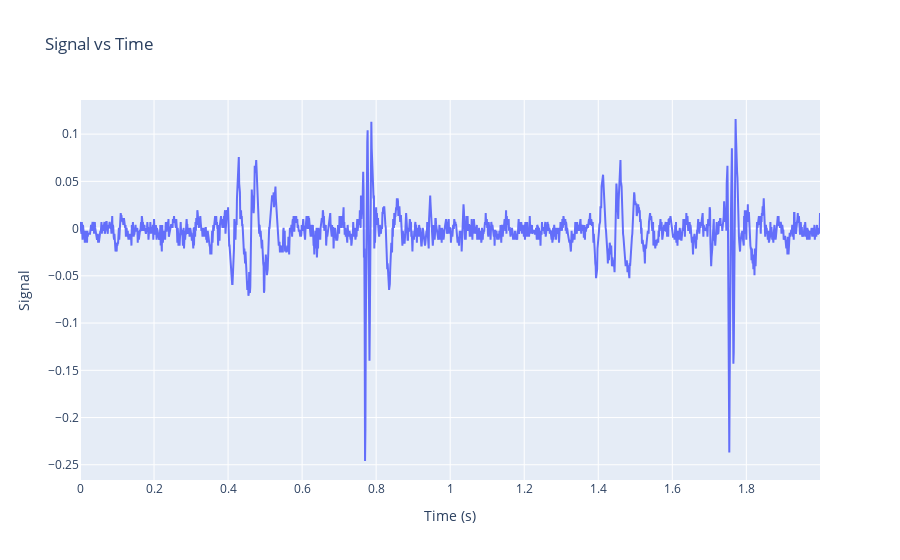

The cell this chart's notebook holds for it:
### Code cell
data = pd.read_csv("dataset_PCG.txt", sep='\t', header=None)

# Extract time (x-axis) and signal (y-axis)
x = data[0]
y = data[1]

# Create a plotly scatter plot
fig = go.Figure()
fig.add_trace(go.Scatter(x=x, y=y, mode='lines', name='Signal'))

# Customize the layout
fig.update_layout(
    title="Signal vs Time",
    xaxis_title="Time (s)",
    yaxis_title="Signal",
    template="plotly"
)

### Figure 1 — Plotly figure (JSON) as saved in the notebook; plotly's stock layout.template omitted (floating-point values rounded to 4 significant figures; data arrays with more than 128 entries replaced by an {"elided": "..."} marker saying what was removed)
{"data": [{"mode": "lines", "name": "Signal", "type": "scatter", "x": {"elided": "2000 float values"}, "y": {"elided": "2000 float values"}}], "layout": {"title": {"text": "Signal vs Time"}, "xaxis": {"title": {"text": "Time (s)"}}, "yaxis": {"title": {"text": "Signal"}}}}
